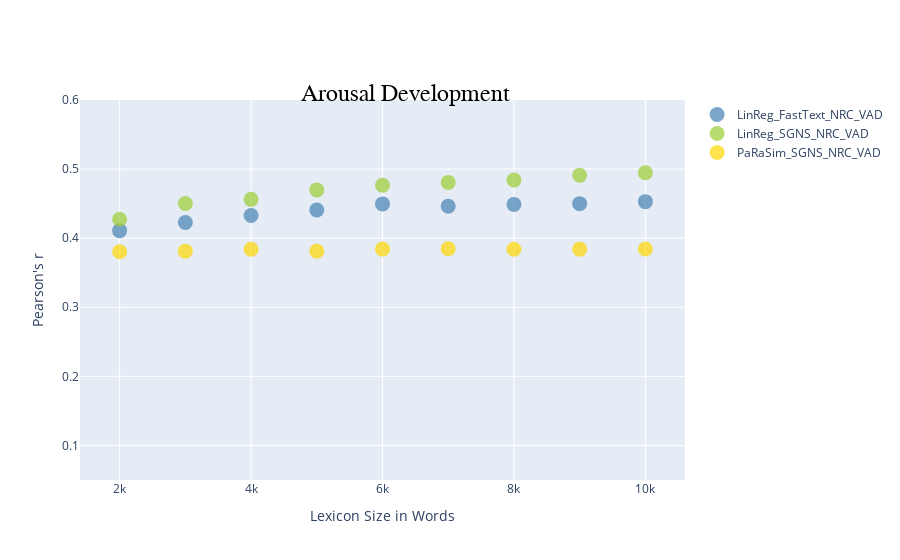

The notebook cell saved with this chart:
### Markdown cell above
# NRC-VAD Arousal Development

### Code cell
fig = go.Figure()
fig.add_trace(go.Scatter(x=[i* 1000 for i in range(2, 11)], y= df_LinReg_FastText_NRC_VAD['r_A'], name='LinReg_FastText_NRC_VAD',
                        mode = 'markers',  
                        marker = dict(color='steelblue', size=15, opacity=0.7,)))
fig.add_trace(go.Scatter(x=[i* 1000 for i in range(2, 11)], y= df_LinReg_SGNS_NRC_VAD['r_A'], name='LinReg_SGNS_NRC_VAD',
                         mode='markers',  
                         marker=dict(color='yellowgreen', size=15, opacity=0.7,)))
fig.add_trace(go.Scatter(x=[i* 1000 for i in range(2, 11)], y= df_PaRaSim_SGNS_NRC_VAD['r_A'], name='PaRaSim_SGNS_NRC_VAD',
                         mode='markers', 
                         marker=dict(color='gold', size=15, opacity=0.7,)))
fig.update_layout(
    title={
        'text': "Arousal Development",
        'x': 0.45,  
        'xanchor': 'center',  
        'y': 0.85, 
        'font': {
            'size': 24,  
            'family': "Arial",  
            'color': "black"  
        }
    },
    xaxis_title="Lexicon Size in Words",
    yaxis_title="Pearson's r",
    yaxis=dict(
        range=[0.05, 0.6], 
        autorange=False 
    )
)
fig.show()

### Figure 1 — Plotly figure (JSON) as saved in the notebook; plotly's stock layout.template omitted (floating-point values rounded to 4 significant figures)
{"data": [{"marker": {"color": "steelblue", "opacity": 0.7, "size": 15}, "mode": "markers", "name": "LinReg_FastText_NRC_VAD", "x": [2000, 3000, 4000, 5000, 6000, 7000, 8000, 9000, 10000], "y": [0.4109, 0.4227, 0.4328, 0.4408, 0.4496, 0.4463, 0.4489, 0.45, 0.4529], "type": "scatter"}, {"marker": {"color": "yellowgreen", "opacity": 0.7, "size": 15}, "mode": "markers", "name": "LinReg_SGNS_NRC_VAD", "x": [2000, 3000, 4000, 5000, 6000, 7000, 8000, 9000, 10000], "y": [0.4274, 0.4502, 0.4562, 0.4699, 0.4767, 0.4807, 0.4843, 0.491, 0.4948], "type": "scatter"}, {"marker": {"color": "gold", "opacity": 0.7, "size": 15}, "mode": "markers", "name": "PaRaSim_SGNS_NRC_VAD", "x": [2000, 3000, 4000, 5000, 6000, 7000, 8000, 9000, 10000], "y": [0.3804, 0.3812, 0.3841, 0.3813, 0.3842, 0.3848, 0.3839, 0.3842, 0.3843], "type": "scatter"}], "layout": {"title": {"font": {"size": 24, "family": "Arial", "color": "black"}, "text": "Arousal Development", "x": 0.45, "xanchor": "center", "y": 0.85}, "yaxis": {"title": {"text": "Pearson's r"}, "range": [0.05, 0.6], "autorange": false}, "xaxis": {"title": {"text": "Lexicon Size in Words"}}}}
